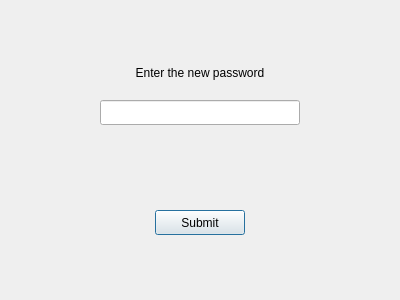
<?xml version="1.0" encoding="UTF-8"?>
<ui version="4.0">
 <class>ChangePasswordDialog</class>
 <widget class="QDialog" name="ChangePasswordDialog">
  <property name="geometry">
   <rect>
    <x>0</x>
    <y>0</y>
    <width>400</width>
    <height>300</height>
   </rect>
  </property>
  <property name="windowTitle">
   <string>Password Changing</string>
  </property>
  <widget class="QLineEdit" name="password_changing_line_edit">
   <property name="geometry">
    <rect>
     <x>100</x>
     <y>100</y>
     <width>200</width>
     <height>25</height>
    </rect>
   </property>
  </widget>
  <widget class="QPushButton" name="submit_button">
   <property name="geometry">
    <rect>
     <x>155</x>
     <y>210</y>
     <width>90</width>
     <height>25</height>
    </rect>
   </property>
   <property name="text">
    <string>Submit</string>
   </property>
  </widget>
  <widget class="QLabel" name="header1">
   <property name="geometry">
    <rect>
     <x>100</x>
     <y>60</y>
     <width>200</width>
     <height>25</height>
    </rect>
   </property>
   <property name="text">
    <string>Enter the new password</string>
   </property>
   <property name="alignment">
    <set>Qt::AlignCenter</set>
   </property>
  </widget>
  <widget class="QLabel" name="info_label">
   <property name="geometry">
    <rect>
     <x>50</x>
     <y>130</y>
     <width>300</width>
     <height>60</height>
    </rect>
   </property>
   <property name="styleSheet">
    <string notr="true">#warningLabel {
	color: red;
}</string>
   </property>
   <property name="text">
    <string/>
   </property>
   <property name="wordWrap">
    <bool>true</bool>
   </property>
  </widget>
 </widget>
 <resources/>
 <connections/>
</ui>
